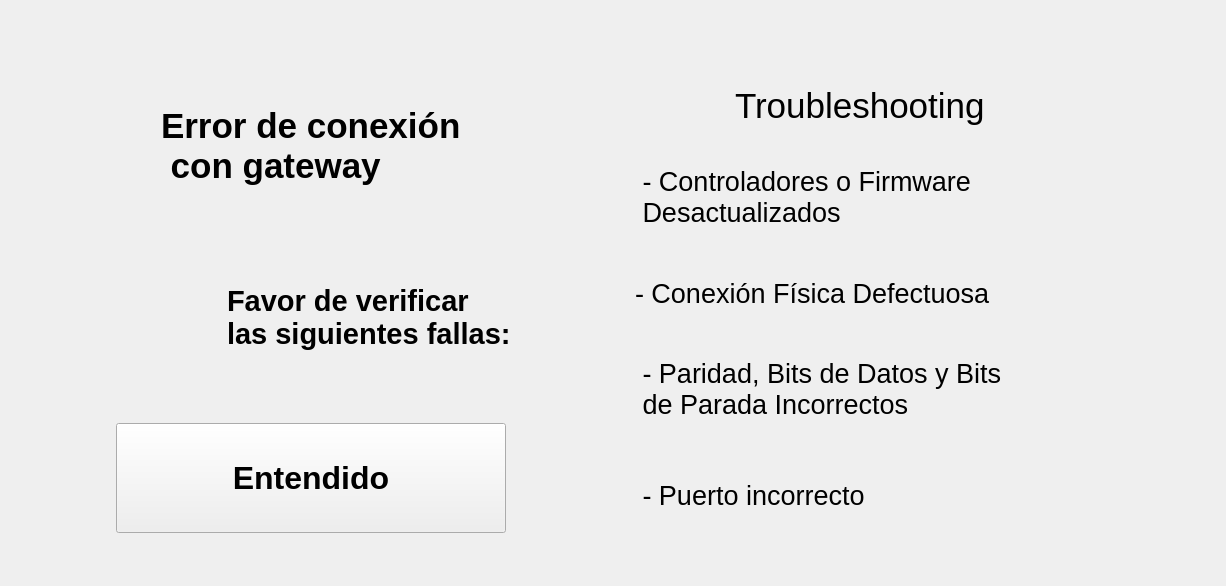
      <widget class="QWidget" name="page_3">
       <layout class="QGridLayout" name="gridLayout_8">
        <item row="0" column="0">
         <layout class="QHBoxLayout" name="horizontalLayout_43">
          <property name="topMargin">
           <number>60</number>
          </property>
          <property name="bottomMargin">
           <number>30</number>
          </property>
          <item>
           <layout class="QVBoxLayout" name="verticalLayout_20">
            <property name="leftMargin">
             <number>50</number>
            </property>
            <item>
             <layout class="QHBoxLayout" name="horizontalLayout_54">
              <property name="spacing">
               <number>30</number>
              </property>
              <item>
               <widget class="QLabel" name="lblTest1_10">
                <property name="minimumSize">
                 <size>
                  <width>70</width>
                  <height>70</height>
                 </size>
                </property>
                <property name="maximumSize">
                 <size>
                  <width>70</width>
                  <height>70</height>
                 </size>
                </property>
                <property name="text">
                 <string/>
                </property>
                <property name="pixmap">
                 <pixmap resource="../resources/resources.qrc">:/resources/microchip.png</pixmap>
                </property>
                <property name="scaledContents">
                 <bool>true</bool>
                </property>
               </widget>
              </item>
              <item>
               <widget class="QLabel" name="lblCode_33">
                <property name="minimumSize">
                 <size>
                  <width>400</width>
                  <height>130</height>
                 </size>
                </property>
                <property name="maximumSize">
                 <size>
                  <width>400</width>
                  <height>130</height>
                 </size>
                </property>
                <property name="font">
                 <font>
                  <pointsize>26</pointsize>
                  <weight>75</weight>
                  <bold>true</bold>
                 </font>
                </property>
                <property name="text">
                 <string>Error de conexión
 con gateway</string>
                </property>
               </widget>
              </item>
             </layout>
            </item>
            <item>
             <layout class="QHBoxLayout" name="horizontalLayout_20">
              <property name="spacing">
               <number>30</number>
              </property>
              <item>
               <widget class="QLabel" name="lblCode_34">
                <property name="minimumSize">
                 <size>
                  <width>70</width>
                  <height>70</height>
                 </size>
                </property>
                <property name="maximumSize">
                 <size>
                  <width>70</width>
                  <height>70</height>
                 </size>
                </property>
                <property name="text">
                 <string/>
                </property>
                <property name="pixmap">
                 <pixmap resource="../resources/resources.qrc">:/resources/magnifying-glass.png</pixmap>
                </property>
                <property name="scaledContents">
                 <bool>true</bool>
                </property>
                <property name="wordWrap">
                 <bool>false</bool>
                </property>
               </widget>
              </item>
              <item>
               <widget class="QLabel" name="label_13">
                <property name="minimumSize">
                 <size>
                  <width>300</width>
                  <height>180</height>
                 </size>
                </property>
                <property name="maximumSize">
                 <size>
                  <width>300</width>
                  <height>180</height>
                 </size>
                </property>
                <property name="font">
                 <font>
                  <pointsize>22</pointsize>
                  <weight>75</weight>
                  <bold>true</bold>
                 </font>
                </property>
                <property name="styleSheet">
                 <string notr="true"/>
                </property>
                <property name="text">
                 <string>Favor de verificar
las siguientes fallas:</string>
                </property>
               </widget>
              </item>
             </layout>
            </item>
            <item>
             <layout class="QHBoxLayout" name="horizontalLayout_21">
              <item>
               <layout class="QHBoxLayout" name="horizontalLayout_32">
                <property name="spacing">
                 <number>60</number>
                </property>
                <item>
                 <widget class="QPushButton" name="btnGatewayErrorOK">
                  <property name="minimumSize">
                   <size>
                    <width>390</width>
                    <height>110</height>
                   </size>
                  </property>
                  <property name="maximumSize">
                   <size>
                    <width>390</width>
                    <height>110</height>
                   </size>
                  </property>
                  <property name="font">
                   <font>
                    <pointsize>24</pointsize>
                    <weight>75</weight>
                    <bold>true</bold>
                   </font>
                  </property>
                  <property name="cursor">
                   <cursorShape>PointingHandCursor</cursorShape>
                  </property>
                  <property name="styleSheet">
                   <string notr="true">QPushButton {
	
	color: rgb(255, 255, 255);
	background-color: rgb(11, 186, 78);
     border: 4px solid rgb(11, 186, 78); /* Borde para el QStackedWidget */
    border-radius: 25px; /* Bordes redondeados solo para el QStackedWidget */
    padding: 5px; /* Opcional: agrega espacio interno */
}

QPushButton &gt; * {
    border: none; /* Asegura que los elementos dentro del QStackedWidget no hereden el borde */
    border-radius: 0px; /* Restablece el border-radius para los elementos internos */
    background-color: transparent; /* Opción para mantener el fondo de los elementos internos */
}</string>
                  </property>
                  <property name="text">
                   <string>Entendido</string>
                  </property>
                 </widget>
                </item>
               </layout>
              </item>
             </layout>
            </item>
           </layout>
          </item>
          <item>
           <spacer name="horizontalSpacer_44">
            <property name="orientation">
             <enum>Qt::Horizontal</enum>
            </property>
            <property name="sizeType">
             <enum>QSizePolicy::Expanding</enum>
            </property>
            <property name="sizeHint" stdset="0">
             <size>
              <width>68</width>
              <height>20</height>
             </size>
            </property>
           </spacer>
          </item>
          <item>
           <layout class="QVBoxLayout" name="verticalLayout_7">
            <item>
             <layout class="QHBoxLayout" name="horizontalLayout_55">
              <property name="spacing">
               <number>30</number>
              </property>
              <item>
               <widget class="QLabel" name="lblTest1_11">
                <property name="minimumSize">
                 <size>
                  <width>70</width>
                  <height>70</height>
                 </size>
                </property>
                <property name="maximumSize">
                 <size>
                  <width>70</width>
                  <height>70</height>
                 </size>
                </property>
                <property name="text">
                 <string/>
                </property>
                <property name="pixmap">
                 <pixmap resource="../resources/resources.qrc">:/resources/warning.png</pixmap>
                </property>
                <property name="scaledContents">
                 <bool>true</bool>
                </property>
               </widget>
              </item>
              <item>
               <widget class="QLabel" name="lblCode_35">
                <property name="minimumSize">
                 <size>
                  <width>450</width>
                  <height>30</height>
                 </size>
                </property>
                <property name="font">
                 <font>
                  <pointsize>26</pointsize>
                 </font>
                </property>
                <property name="text">
                 <string>Troubleshooting</string>
                </property>
               </widget>
              </item>
             </layout>
            </item>
            <item>
             <layout class="QVBoxLayout" name="verticalLayout_8">
              <item>
               <widget class="QLabel" name="label_14">
                <property name="minimumSize">
                 <size>
                  <width>580</width>
                  <height>100</height>
                 </size>
                </property>
                <property name="maximumSize">
                 <size>
                  <width>580</width>
                  <height>100</height>
                 </size>
                </property>
                <property name="font">
                 <font>
                  <pointsize>20</pointsize>
                 </font>
                </property>
                <property name="text">
                 <string> - Controladores o Firmware
 Desactualizados</string>
                </property>
               </widget>
              </item>
              <item>
               <widget class="QLabel" name="label_17">
                <property name="minimumSize">
                 <size>
                  <width>580</width>
                  <height>80</height>
                 </size>
                </property>
                <property name="maximumSize">
                 <size>
                  <width>580</width>
                  <height>80</height>
                 </size>
                </property>
                <property name="font">
                 <font>
                  <pointsize>20</pointsize>
                 </font>
                </property>
                <property name="text">
                 <string>- Conexión Física Defectuosa</string>
                </property>
               </widget>
              </item>
              <item>
               <widget class="QLabel" name="label_18">
                <property name="minimumSize">
                 <size>
                  <width>580</width>
                  <height>100</height>
                 </size>
                </property>
                <property name="maximumSize">
                 <size>
                  <width>580</width>
                  <height>100</height>
                 </size>
                </property>
                <property name="font">
                 <font>
                  <pointsize>20</pointsize>
                 </font>
                </property>
                <property name="text">
                 <string> - Paridad, Bits de Datos y Bits
 de Parada Incorrectos</string>
                </property>
               </widget>
              </item>
              <item>
               <widget class="QLabel" name="label_24">
                <property name="minimumSize">
                 <size>
                  <width>580</width>
                  <height>100</height>
                 </size>
                </property>
                <property name="maximumSize">
                 <size>
                  <width>580</width>
                  <height>100</height>
                 </size>
                </property>
                <property name="font">
                 <font>
                  <pointsize>20</pointsize>
                 </font>
                </property>
                <property name="text">
                 <string> - Puerto incorrecto</string>
                </property>
               </widget>
              </item>
             </layout>
            </item>
           </layout>
          </item>
         </layout>
        </item>
       </layout>
      </widget>
